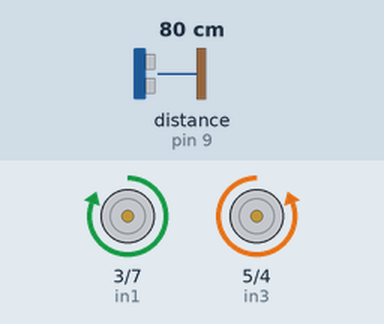
Bench run of a sketch on a simulated Arduino Uno, built with avr-gcc and run on an emulated ATmega328P. Parts: motor-driver pin pairs drawn as motors (green arrow = first pin HIGH = forward, orange = second pin HIGH = backward, longer = more drive). Wiring (inferred from the names in the program): ultrasonic range finder: trigger pin 8; echo pin 9. The inputs (shaded band) are chosen by the test bench; at power-on: distance to the obstacle (sensor on pin 9) 80 cm. The echo pulse lasts 58.3 µs per cm.

Above: at 1.2 s.
1.3 s: distance to the obstacle (sensor on pin 9) set to 24 cm
2.8 s: distance to the obstacle (sensor on pin 9) set to 18 cm
At 3.5 s:
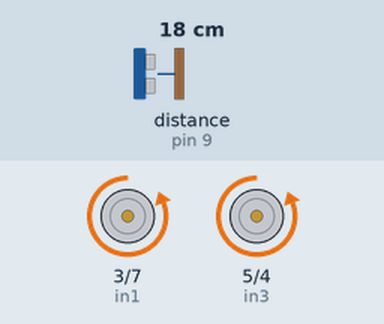
4.3 s: distance to the obstacle (sensor on pin 9) set to 35 cm
At 6.0 s:
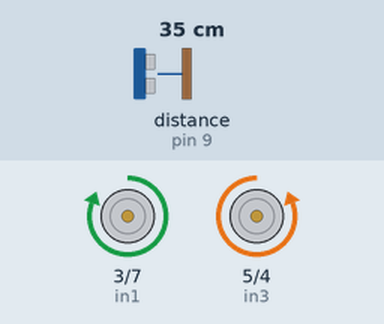
6.3 s: distance to the obstacle (sensor on pin 9) set to 2 cm
At 7.0 s:
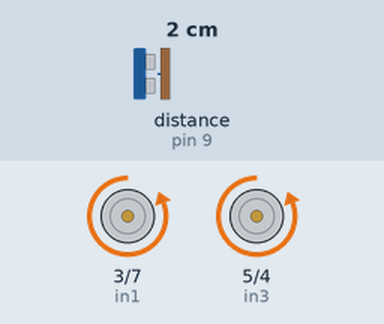
Timing chart, 0 to 8.9 s (numbered marks = the images above; inputs shaded):
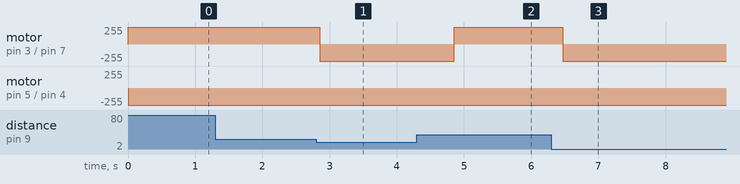

Measured:
- the behaviour switches between 22 and 21 cm on distance to the obstacle (sensor on pin 9) (found by bisection; images 0 and 1)
- after the input at 1.3 s, every drawn part: stays the same
- after the input at 2.8 s, motor on pin 3 (in1) / pin 7 (in2): forward 255/255 → backward 255/255 after 0.05 s
- after the input at 4.3 s, motor on pin 3 (in1) / pin 7 (in2): backward 255/255 → forward 255/255 after 0.55 s
- after the input at 6.3 s, motor on pin 3 (in1) / pin 7 (in2): forward 255/255 → backward 255/255 after 0.17 s

The sketch:

baitikUS.ino
```cpp
#define Trig 8
#define Echo 9
const int in1 = 3; // IN4 pin 2
const int in2 = 7; // IN3 pin 4
const int in3 = 5; // IN2 pin 5
const int in4 = 4; // IN1 pin 7

void setup()
{
  pinMode(Trig, OUTPUT); // выход
  pinMode(Echo, INPUT); // вход
  pinMode(in1, OUTPUT); // выход на L298n
  pinMode(in2, OUTPUT); // выход на L298n
  pinMode(in3, OUTPUT); // выход на L298n
  pinMode(in4, OUTPUT); // выход на L298n
}

float getCM(){
  float duration, distance; // Объявляем переменные
  digitalWrite(Trig, LOW);
  delayMicroseconds(2);
  digitalWrite(Trig, HIGH);
  delayMicroseconds(10);
  digitalWrite(Trig, LOW);
  duration = pulseIn(Echo, HIGH); // Считываем длительность
  distance = duration / 58; // Переводим в сантиметры
  return distance;
}

unsigned int impulseTime=0;
unsigned int distance_sm=0;

void loop()
{
  distance_sm = getCM();
  if (distance_sm > 20) // если расстояние более 20 сантиметров
  {
    digitalWrite (in1, HIGH);
    digitalWrite (in2, LOW);
    digitalWrite (in3, LOW);
    digitalWrite (in4, HIGH);
    delay(200);
  }
  else
  {
    digitalWrite(in1, LOW);
    digitalWrite(in2, HIGH);
    digitalWrite(in3, LOW);
    digitalWrite(in4, HIGH);
    delay(2000);

  }
}
```
